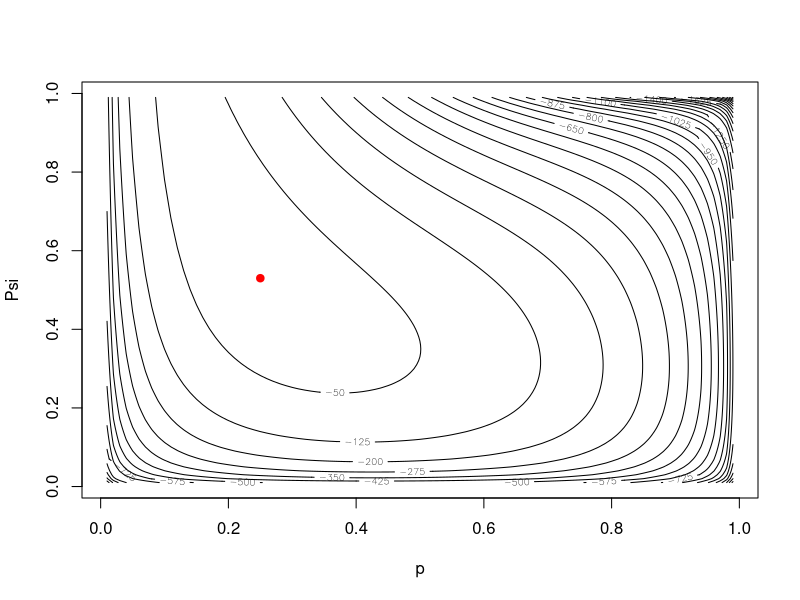
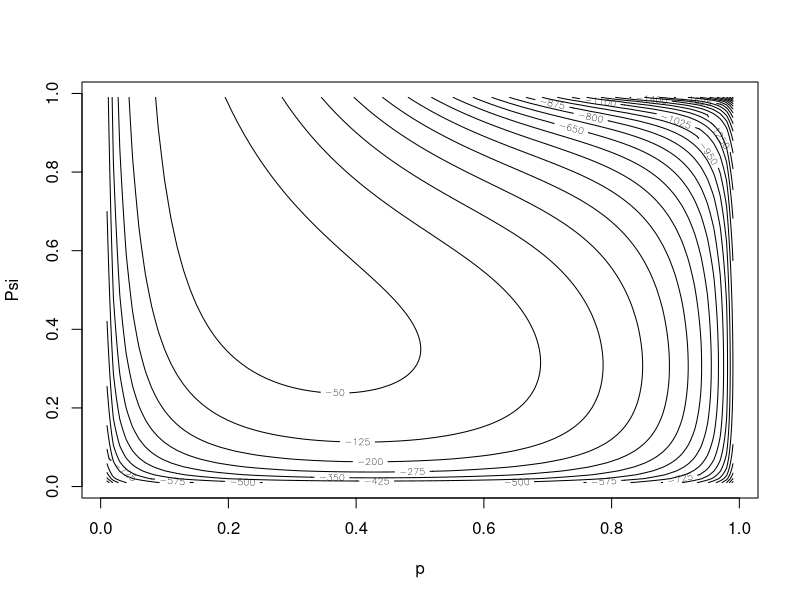

The R source for these figures, in order: (Note: this script raises an error after producing the figures.)

### lets simulate some occupancy data 3 visits
### N = 500 sites
## specify known values
p = 0.25
psi = 0.5
N = 500

# we first simulate presence
pres =rbinom(N,1,psi)

# next we simulate detection (3 occasion)
hist = cbind(rbinom(N,pres,p),cbind(rbinom(N,pres,p),rbinom(N,pres,p)))

## create capture histories
## Freq is number of sites with capture history
capt=as.data.frame(table(hist[,1],hist[,2],hist[,3]))
##lets look
capt

## create a finction that returns the log likelihood given
## a capture history and candidate values of p and psi

occ<- function(capt,est.psi,est.p){
prob= c()
## probability of 000 capture history
## probability not present (or) plus probability present by never detected
prob[1] = (1-est.psi) + est.psi*(1-est.p)^3
## probability of 100 capture history
prob[2] = est.psi*est.p*(1-est.p)^2
## probability of 010 capture history
prob[3] = est.psi*est.p*(1-est.p)^2
## probability of 110 capture history
prob[4] = est.psi*est.p*est.p*(1-est.p)
## probability of 001 capture history
prob[5] = est.psi*est.p*(1-est.p)^2
## probability of 101 capture history
prob[6] = est.psi*est.p*est.p*(1-est.p)
## probability of 011 capture history
prob[7] = est.psi*est.p*est.p*(1-est.p)
## probability of 111 capture history
prob[8] = est.psi*est.p^3
# this is the multinomial likelihood it returns the 
# log likelihood for the capture history frequencies 
# given the probability of the capture frequency
LL = dmultinom(capt[,4], size = NULL, prob, log = TRUE)
return(LL)
}

## heres what the function returns
# go ahead and try test values for psi (2nd element) and p (third element)
occ(capt,0.65,0.1)

## create a wrapper for function
# note that this returns the log likelihood thus
# we want the values of psi and p that maximize the log likelihood
fitter<-function(parm){
  z<-occ(capt,parm[1],parm[2])
  return(z)
}

## one way to get the maximum likelihood estimates 
## let's create a matrix that contains all combinations of psi and p
## ranging from 0.01 to 0.99
large = as.matrix(merge(seq(0.01,0.99, by =0.01),seq(0.01,0.99, by =0.01)))
colnames(large) = c("est.psi","est.p")

## here we get the log likelihood values for these combinations
yy= c()
for(i in 1:length(large[,1])){
xx<-c(fitter(large[i,]),large[i,])
yy = rbind(yy,xx)
}
head(yy)
colnames(yy)[1]<- "llik" 
vals<- as.data.frame(yy) # NEED FOR CONTOUR PLOTTING

## lets plot the values to find the maximum likelihood estimates
require(reshape2)
# RESHAPE VALUES FOR PLOTTING USING CONTOUR
plotdat<-dcast(vals,est.p~est.psi, value.var="llik",mean) # CONVERTS OUTPUTS TO A 'GRID' OF LLIK VALUES 
z<- as.matrix(plotdat[,-1] )# GRID MATRIX OF LLIK VALUES FOR PLOTTING
p.est<- seq(0.01,0.99, by =0.01)
psi.est<- seq(0.01,0.99, by =0.01) 
contour(p.est, psi.est, z,  levels = seq(-2300, -15, by = 75), ylab="Psi", xlab="p")
# LETS FIND THE P AND PSI VALUES AT THE MAXIMUM FROM THE GRID SEARCH
maxid<- which.max(vals$llik)
points(vals[maxid,]$est.p, vals[maxid,]$est.psi, col="red", pch=19)# THERE IT IS

## these are the maximum likelihood estimates based on exhaustive search
yy[yy[,1]==min(yy[,1])] 




# Now we'll use the optim function 
# with the bounded quasi newton to find the MLE
# this is basically how MARK and PRESENCE do it
fit<- optim(
  par=c(.5,.5),
  fn= fitter,
  method="L-BFGS-B",
  control=list(fnscale=-1),
  lower=c(0.001,0.001), 
  upper=c(.999,.999))
# print out MLE
fit


fitterAndPlot<- function(parm){# a function that plots the trys
	points(parm[1], parm[2])
	z<-occ(capt,parm[1],parm[2])
	return(z)
	}
	
contour(p.est, psi.est, z,  levels = seq(-2300, -15, by = 75), ylab="Psi", xlab="p")
fit<-  optim(
  par=c(.5,.5),
  fn= fitter_plot,
  method="L-BFGS-B",
   control=list(fnscale=-1),
  lower=c(0.001,0.001), 
  upper=c(.999,.999))

